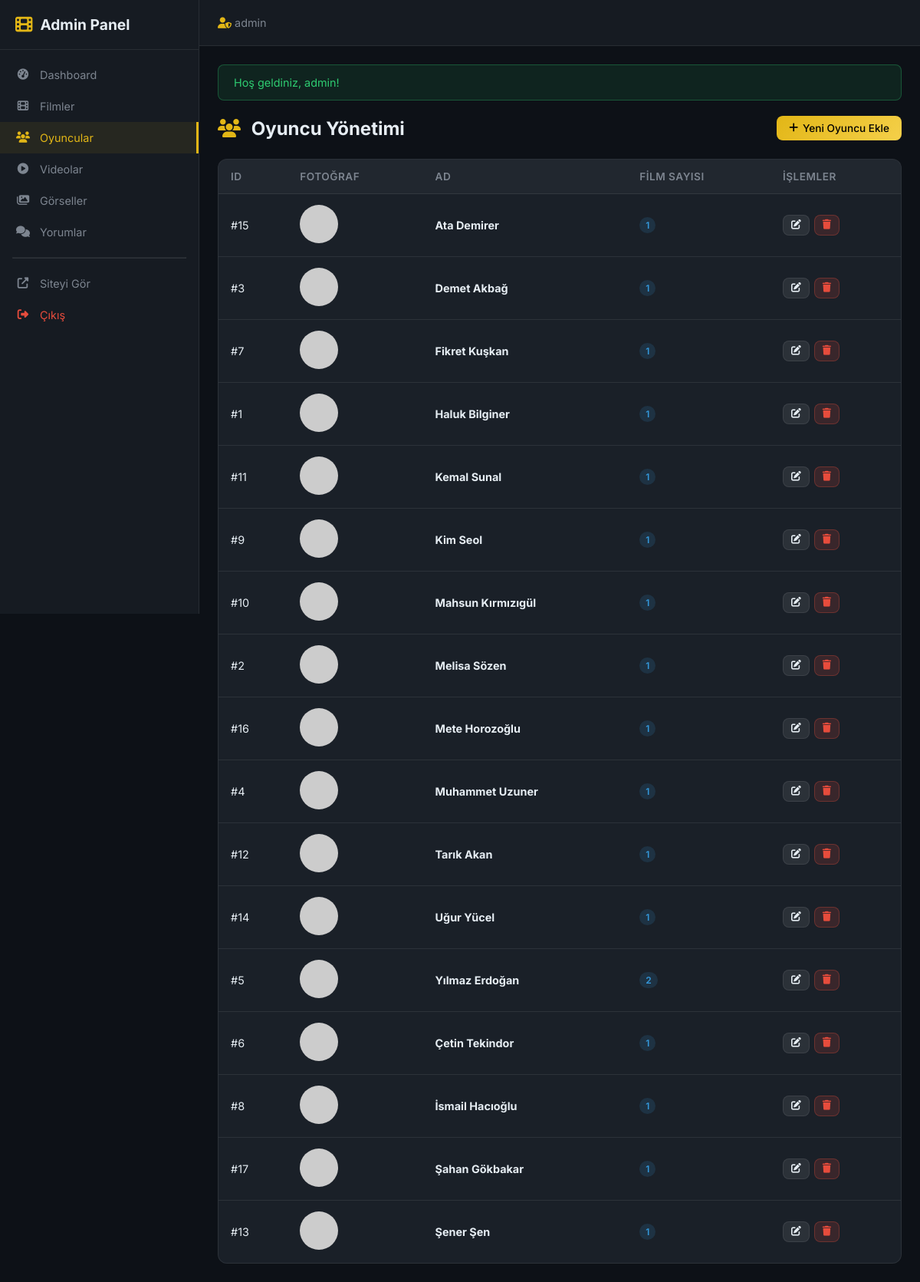
Page /admin/actors.php (signed in) on the committed database.
### tables this page shows
CREATE TABLE `actors` (
  `id` INTEGER PRIMARY KEY AUTOINCREMENT,
  `name` VARCHAR(100) NOT NULL,
  `photo_url` VARCHAR(500) DEFAULT NULL,
  `bio` TEXT DEFAULT NULL,
  `created_at` DATETIME NOT NULL DEFAULT CURRENT_TIMESTAMP
);

### admin/actors.php (the view, shortened to what this page needs)
<?php
require_once __DIR__ . '/includes/admin_header.php';
$stmt = $pdo->query("
    SELECT a.*, (SELECT COUNT(*) FROM movie_actors WHERE actor_id = a.id) as movie_count
    FROM actors a ORDER BY a.name ASC
");
$actors = $stmt->fetchAll();
?>
<div class="admin-page-header">
    <h1><i class="fas fa-users"></i> Oyuncu Yönetimi</h1>
    <a href="<?= SITE_URL ?>/admin/actor_form.php" class="admin-btn admin-btn-primary">
        <i class="fas fa-plus"></i> Yeni Oyuncu Ekle
    </a>
</div>
<div class="admin-table-wrapper">
    <table class="admin-table">
        <thead>
            <tr><th>ID</th><th>Fotoğraf</th><th>Ad</th><th>Film Sayısı</th><th>İşlemler</th></tr>
        </thead>
        <tbody>
            <?php foreach ($actors as $actor): ?>
                <tr>
                    <td>#<?= $actor['id'] ?></td>
                    <td>
                        <img src="<?= e($actor['photo_url'] ?: 'https://via.placeholder.com/50x50/1a1a2e/e2b616?text=A') ?>"
                             alt="" style="width:50px;height:50px;border-radius:50%;object-fit:cover;"
                             onerror="this.src='https://via.placeholder.com/50x50/1a1a2e/e2b616?text=A'">
                    </td>
                    <td><strong><?= e($actor['name']) ?></strong></td>
                    <td><span class="badge badge-blue"><?= $actor['movie_count'] ?></span></td>
                    <td>
                        <div class="admin-actions">
                            <a href="<?= SITE_URL ?>/admin/actor_form.php?id=<?= $actor['id'] ?>" class="admin-btn admin-btn-secondary admin-btn-sm">
                                <i class="fas fa-edit"></i>
                            </a>
                            <a href="<?= SITE_URL ?>/admin/actors.php?delete=<?= $actor['id'] ?>&token=<?= $_SESSION['csrf_token'] ?>"
                               class="admin-btn admin-btn-danger admin-btn-sm delete-confirm">
                                <i class="fas fa-trash"></i>
                            </a>
                        </div>
                    </td>
                </tr>
            <?php endforeach; ?>
        </tbody>
    </table>
</div>
<?php require_once __DIR__ . '/includes/admin_footer.php'; ?>

### assets/css/admin.css (style rules this page uses)
:root { --admin-sidebar-width: 260px; --admin-bg: #0d1117; --admin-sidebar-bg: #161b22; --admin-card-bg: #1a2028; --admin-border: rgba(255,255,255,0.08); --admin-accent: #e2b616; --admin-text: #e6edf3; --admin-text-muted: #7d8590; }
* { margin: 0; padding: 0; box-sizing: border-box; }
body.admin-body { font-family: 'Inter', sans-serif; background: var(--admin-bg); color: var(--admin-text); min-height: 100vh; }
a { color: var(--admin-accent); text-decoration: none; }
.admin-page-header { display: flex; align-items: center; justify-content: space-between; margin-bottom: 24px; flex-wrap: wrap; gap: 12px; }
.admin-page-header h1 { font-size: 1.5rem; font-weight: 700; }
.admin-page-header h1 i { color: var(--admin-accent); margin-right: 8px; }
.admin-table-wrapper { background: var(--admin-card-bg); border: 1px solid var(--admin-border); border-radius: 12px; overflow: hidden; }
.admin-table { width: 100%; border-collapse: collapse; }
.admin-table th { padding: 14px 16px; text-align: left; font-size: 0.85rem; font-weight: 600; color: var(--admin-text-muted); text-transform: uppercase; letter-spacing: 0.5px; background: rgba(255,255,255,0.03); border-bottom: 1px solid var(--admin-border); }
.admin-table td { padding: 14px 16px; font-size: 0.9rem; border-bottom: 1px solid var(--admin-border); vertical-align: middle; }
.admin-table tr:last-child td { border-bottom: none; }
.admin-table img { width: 50px; height: 70px; object-fit: cover; border-radius: 6px; }
.admin-btn { display: inline-flex; align-items: center; gap: 6px; padding: 8px 16px; border-radius: 8px; font-size: 0.85rem; font-weight: 500; cursor: pointer; border: none; transition: all 0.2s ease; text-decoration: none; }
.admin-btn-primary { background: linear-gradient(135deg, #e2b616, #f5d04a); color: #000; }
.admin-btn-danger { background: rgba(231,76,60,0.15); color: #e74c3c; border: 1px solid rgba(231,76,60,0.3); }
.admin-btn-secondary { background: rgba(255,255,255,0.08); color: var(--admin-text); border: 1px solid var(--admin-border); }
.admin-btn-sm { padding: 6px 10px; font-size: 0.8rem; }
.admin-actions { display: flex; gap: 6px; }
.badge { display: inline-block; padding: 3px 8px; border-radius: 50px; font-size: 0.75rem; font-weight: 600; }
.badge-blue { background: rgba(52,152,219,0.15); color: #3498db; }

### rows in the picture
actors: id "15", name "Ata Demirer", movie_count "1"
actors: id "3", name "Demet Akbağ", movie_count "1"
actors: id "7", name "Fikret Kuşkan", movie_count "1"
actors: id "1", name "Haluk Bilginer", movie_count "1"
actors: id "11", name "Kemal Sunal", movie_count "1"
actors: id "9", name "Kim Seol", movie_count "1"
actors: id "10", name "Mahsun Kırmızıgül", movie_count "1"
actors: id "2", name "Melisa Sözen", movie_count "1"
actors: id "16", name "Mete Horozoğlu", movie_count "1"
actors: id "4", name "Muhammet Uzuner", movie_count "1"
actors: id "12", name "Tarık Akan", movie_count "1"
actors: id "14", name "Uğur Yücel", movie_count "1"
actors: id "5", name "Yılmaz Erdoğan", movie_count "2"
actors: id "6", name "Çetin Tekindor", movie_count "1"
actors: id "8", name "İsmail Hacıoğlu", movie_count "1"
actors: id "17", name "Şahan Gökbakar", movie_count "1"
actors: id "13", name "Şener Şen", movie_count "1"

### other values in the picture
$_SESSION['username'] "admin"
$_SESSION['flash_success'] "Hoş geldiniz, admin!"
